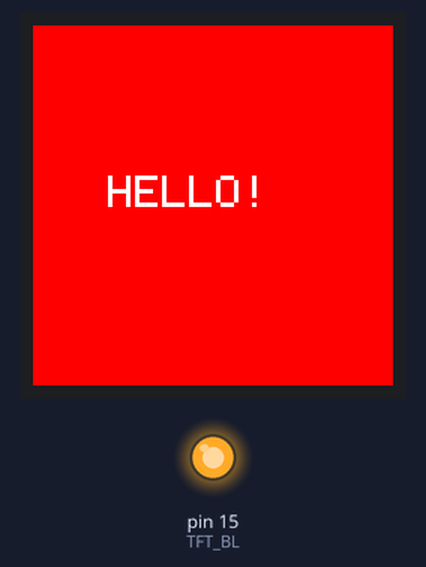
The sketch below on a simulated Arduino Mega 2560, built with avr-gcc and run on an emulated ATmega2560. Shown: 240×240 colour display, output pins drawn as LEDs (lit = HIGH). What the sketch prints to the serial monitor is not drawn.

Above: at 1.3 s.
At 3.3 s:
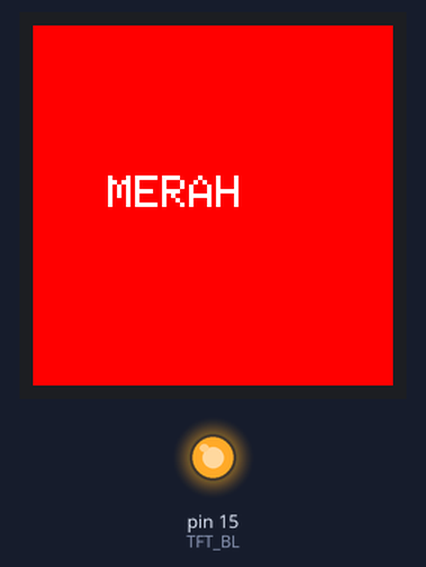
At 5.4 s:
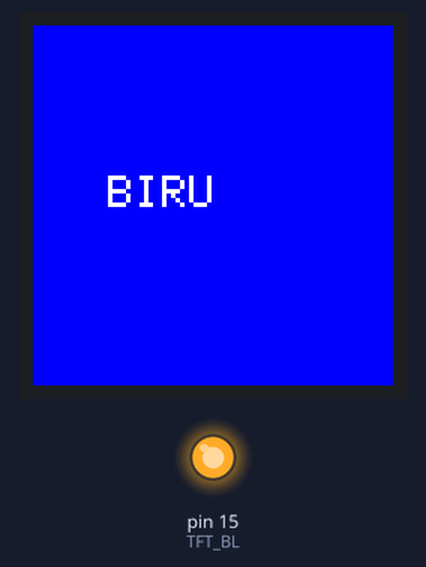

Measured:
- by itself, everything shown: repeats every 4.1 s, in 4 steps
- what the display in image 0 shows lasts 2.0 s, from 1.2 s to 3.2 s

The sketch:

lcd_test.ino
```cpp
/*
 * LCD TEST - Tes Layar ST7789 Saja
 */

#include <Adafruit_GFX.h>
#include <Adafruit_ST7789.h>
#include <SPI.h>

#define LCD_SCL_PIN  18
#define LCD_SDA_PIN  23
#define LCD_RES_PIN  4
#define LCD_DC_PIN   2
#define LCD_CS_PIN   5
#define TFT_BL       15

Adafruit_ST7789 tft = Adafruit_ST7789(LCD_CS_PIN, LCD_DC_PIN, LCD_RES_PIN);

void setup() {
  Serial.begin(115200);
  delay(1000);
  Serial.println("=== LCD TEST START ===");

  pinMode(TFT_BL, OUTPUT);
  digitalWrite(TFT_BL, HIGH);
  Serial.println("[1] Backlight ON");

  Serial.println("[2] Mulai tft.init()...");
  tft.init(240, 240);
  Serial.println("[3] tft.init() SELESAI!");

  tft.setRotation(2);
  tft.fillScreen(ST77XX_RED);
  tft.setTextColor(ST77XX_WHITE);
  tft.setTextSize(3);
  tft.setCursor(50, 100);
  tft.println("HELLO!");
  Serial.println("[4] HELLO tertulis!");
  Serial.println("=== LCD TEST DONE ===");
}

void loop() {
  delay(2000);
  tft.fillScreen(ST77XX_RED);
  tft.setCursor(50, 100);
  tft.setTextColor(ST77XX_WHITE);
  tft.setTextSize(3);
  tft.println("MERAH");

  delay(2000);
  tft.fillScreen(ST77XX_BLUE);
  tft.setCursor(50, 100);
  tft.setTextColor(ST77XX_WHITE);
  tft.setTextSize(3);
  tft.println("BIRU");
}
```
